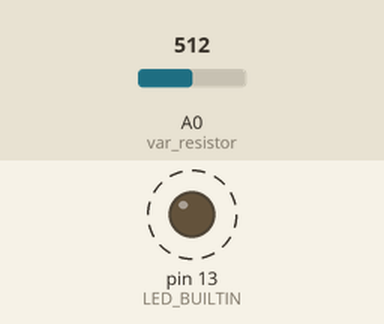
Simulated run of this sketch. Board: Arduino Uno, built with avr-gcc and run on an emulated ATmega328P. Shown: output pins drawn as LEDs (lit = HIGH). Dashed ring = blinking. The inputs (shaded band) are chosen by the test bench; at power-on: A0 (var_resistor) = 512. What the sketch prints to the serial monitor is not drawn.

Above: at 1.8 s.
1.9 s: A0 (var_resistor) set to 0
At 3.2 s:
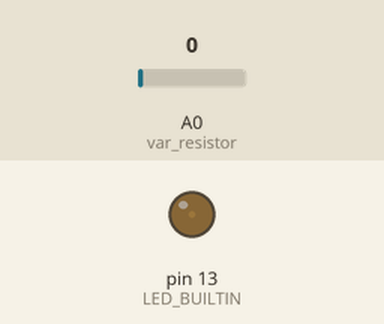
3.6 s: A0 (var_resistor) set to 122
At 3.9 s:
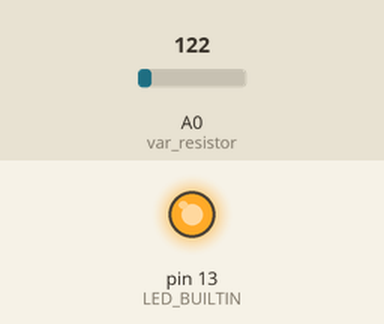
Timing chart, 0 to 13.1 s (numbered marks = the images above; inputs shaded):
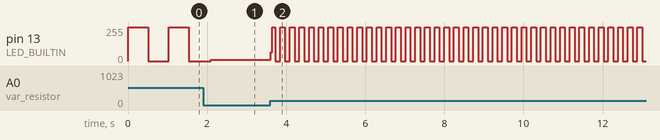

Measured:
- after the input at 3.6 s, pin 13 (LED_BUILTIN): 10/255 → 64/255 at once, then moves between 0/255 and 255/255, repeating every 0.24 s
- by itself, pin 13 (LED_BUILTIN): alternates 255/255 for 0.51 s and 0/255 for 0.51 s

The sketch:

Blink-serial.ino
```cpp
#define var_resistor A0

int var_resistor_value;

// the setup function runs once when you press reset or power the board
void setup() {
  // initialize digital pin LED_BUILTIN as an output.
  pinMode(LED_BUILTIN, OUTPUT);
  Serial.begin(115200);
}

// the loop function runs over and over again forever
void loop() {
  var_resistor_value = analogRead(var_resistor);
  Serial.println(var_resistor_value);
  digitalWrite(LED_BUILTIN, HIGH);   // turn the LED on (HIGH is the voltage level)
  delay(var_resistor_value);                       // wait for a second
  digitalWrite(LED_BUILTIN, LOW);    // turn the LED off by making the voltage LOW
  delay(var_resistor_value);                       // wait for a second
}
```
